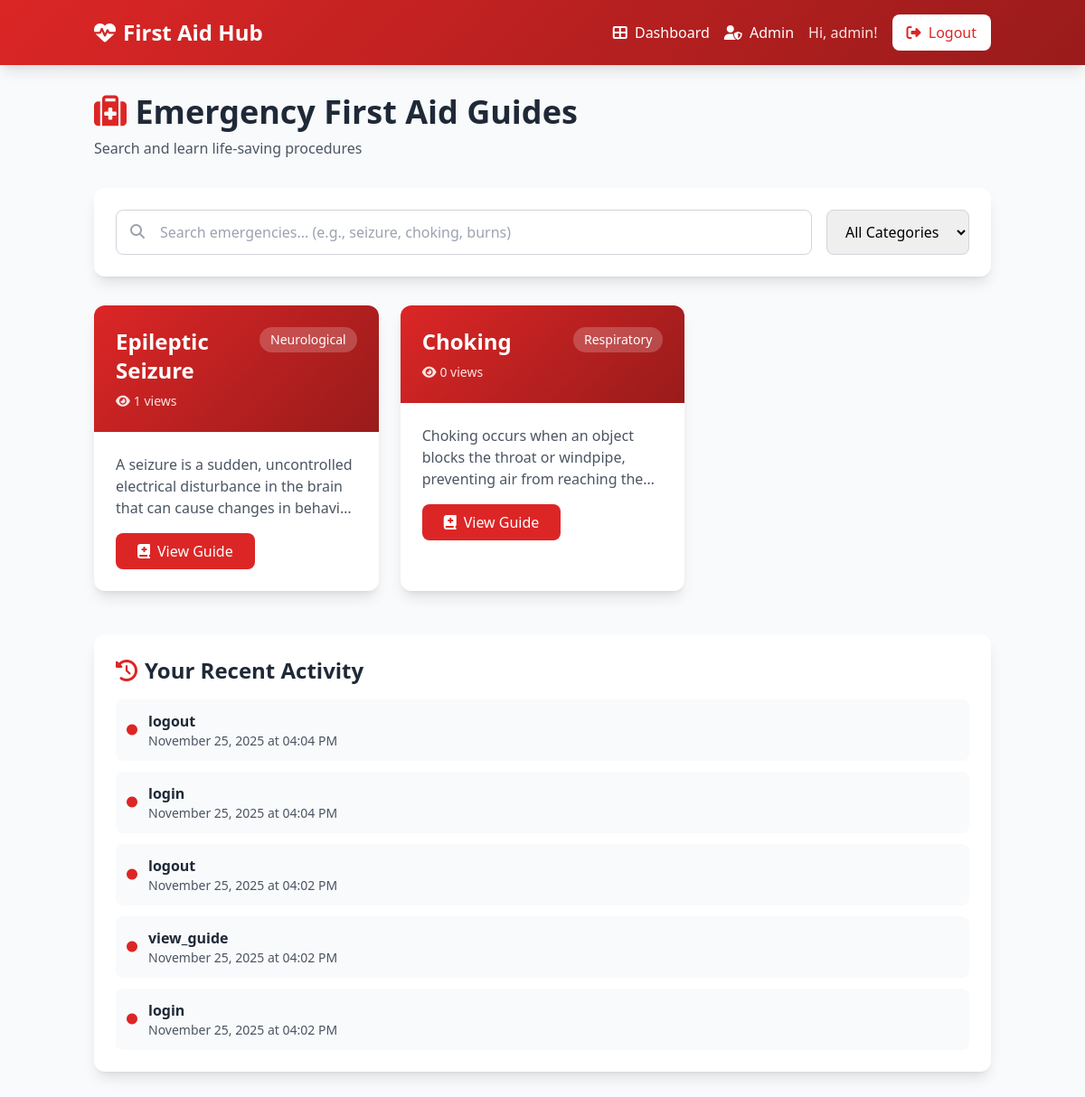
The page /dashboard (signed in) on the database as committed earlier.
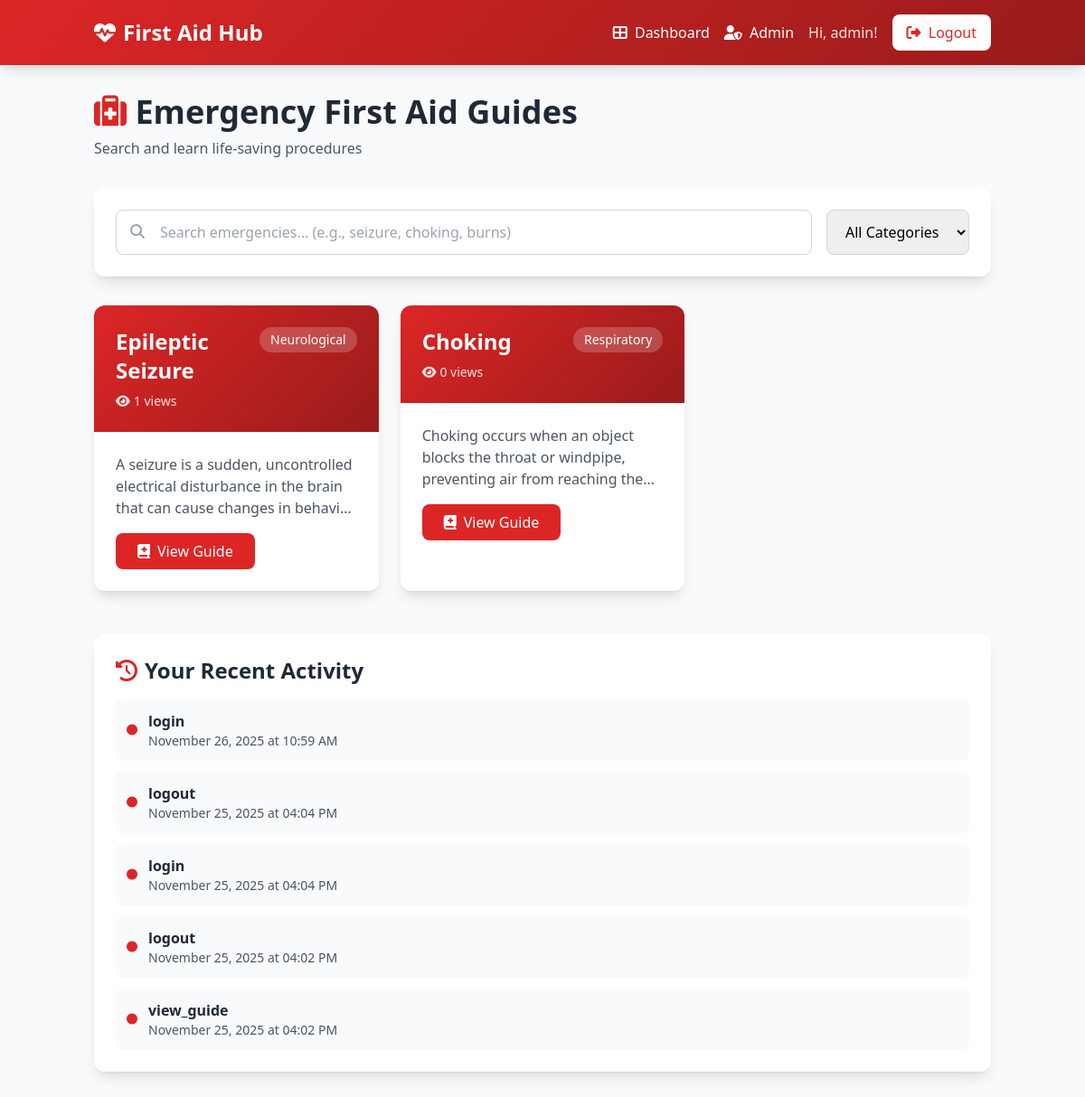
The same page on the database as committed later.
### app.py (models this page shows)
class EmergencyGuide(db.Model):
    id = db.Column(db.Integer, primary_key=True)
    title = db.Column(db.String(200), nullable=False)
    category = db.Column(db.String(100), nullable=False)
    description = db.Column(db.Text, nullable=False)
    steps = db.Column(JSONEncodedList, nullable=False)
    symptoms = db.Column(JSONEncodedList)
    warnings = db.Column(JSONEncodedList)
    tips = db.Column(JSONEncodedList)
    created_at = db.Column(db.DateTime, default=datetime.utcnow)
    views = db.Column(db.Integer, default=0)

class Activity(db.Model):
    id = db.Column(db.Integer, primary_key=True)
    user_id = db.Column(db.Integer, db.ForeignKey("user.id"), nullable=False)
    action = db.Column(db.String(200), nullable=False)
    timestamp = db.Column(db.DateTime, default=datetime.utcnow)
    details = db.Column(db.Text)

### app.py (the view)
@app.route("/dashboard")
@login_required
def dashboard():
    guides = EmergencyGuide.query.all()
    categories = [
        c[0] for c in db.session.query(EmergencyGuide.category).distinct().all()
    ]
    guides_data = []
    for g in guides:
        guides_data.append(
            {
                "id": g.id,
                "title": g.title,
                "category": g.category,
                "description": g.description,
                "views": g.views,
                "steps": safe_load_list(g.steps),
                "symptoms": safe_load_list(g.symptoms),
                "warnings": safe_load_list(g.warnings),
                "tips": safe_load_list(g.tips),
            }
        )
    recent_activities = (
        Activity.query.filter_by(user_id=session["user_id"])
        .order_by(Activity.timestamp.desc())
        .limit(5)
        .all()
    )
    return render_template(
        "dashboard.html",
        guides=guides_data,
        categories=categories,
        recent_activities=recent_activities,
    )

### app.py (called while the page is built, shortened)
def safe_load_list(json_text):
    if not json_text:
        return []
    if isinstance(json_text, list):
        return json_text

def login_required(f):
    @wraps(f)
    def decorated(*args, **kwargs):
        if "user_id" not in session:
            flash("Please login.", "warning")
            return redirect(url_for("login"))
        return f(*args, **kwargs)
    return decorated

    def process_result_value(self, value, dialect):
        if not value:
            return []
        try:
            parsed = json.loads(value)
            if isinstance(parsed, list):
                return parsed
            return [parsed]
        except Exception:
            return [value]

### templates/dashboard.html (shortened to what this page needs)
{% extends "base.html" %}
{% block content %}
<div class="container mx-auto px-4 py-8">
    <div class="mb-8 animate-fade-in-up">
        <h1 class="text-4xl font-bold text-gray-800 mb-2">
            <i class="fas fa-medkit text-red-600"></i>
            Emergency First Aid Guides
        </h1>
        <p class="text-gray-600">Search and learn life-saving procedures</p>
    </div>
    <div class="bg-white rounded-xl shadow-lg p-6 mb-8 animate-fade-in-up">
        <div class="flex flex-col md:flex-row gap-4">
            <div class="flex-1">
                <div class="relative">
                    <i class="fas fa-search absolute left-4 top-4 text-gray-400"></i>
                    <input type="text" id="searchInput"
                        placeholder="Search emergencies... (e.g., seizure, choking, burns)"
                        class="w-full pl-12 pr-4 py-3 border border-gray-300 rounded-lg focus:outline-none focus:border-red-500 transition">
                </div>
            </div>
            <select id="categoryFilter"
                class="px-4 py-3 border border-gray-300 rounded-lg focus:outline-none focus:border-red-500 transition">
                <option value="">All Categories</option>
            </select>
        </div>
    </div>
    <div id="guidesGrid" class="grid md:grid-cols-2 lg:grid-cols-3 gap-6 mb-12">
        {% for guide in guides %}
        <div class="bg-white rounded-xl shadow-lg overflow-hidden card-hover guide-card"
            data-title="{{ guide.title|lower }}"
            data-category="{{ guide.category }}"
            data-description="{{ guide.description|lower }}">
            <div class="gradient-bg text-white p-6">
                <div class="flex justify-between items-start mb-2">
                    <h3 class="text-2xl font-bold">{{ guide.title }}</h3>
                    <span class="bg-white/20 px-3 py-1 rounded-full text-sm">
                        {{ guide.category }}
                    </span>
                </div>
                <p class="text-red-100 text-sm">
                    <i class="fas fa-eye mr-1"></i>{{ guide.views }} views
                </p>
            </div>
            <div class="p-6">
                <p class="text-gray-600 mb-4 line-clamp-3">{{ guide.description }}</p>
                <a href="{{ url_for('view_guide', guide_id=guide.id) }}"
                    class="inline-block bg-red-600 text-white px-6 py-2 rounded-lg hover:bg-red-700 transition">
                    <i class="fas fa-book-medical mr-2"></i>View Guide
                </a>
            </div>
        </div>
        {% endfor %}
    </div>
    <div class="bg-white rounded-xl shadow-lg p-6 animate-slide-in-right">
        <h2 class="text-2xl font-bold text-gray-800 mb-4">
            <i class="fas fa-history text-red-600 mr-2"></i>Your Recent Activity
        </h2>
        <div class="space-y-3">
            {% for activity in recent_activities %}
            <div class="flex items-center gap-3 p-3 bg-gray-50 rounded-lg">
                <i class="fas fa-circle text-red-600 text-xs"></i>
                <div class="flex-1">
                    <p class="font-semibold text-gray-800">{{ activity.action }}</p>
                    <p class="text-sm text-gray-600">{{ activity.timestamp.strftime('%B %d, %Y at %I:%M %p') }}</p>
                </div>
            </div>
            {% else %}
            <p class="text-gray-500 text-center py-4">No recent activity</p>
            {% endfor %}
        </div>
    </div>
</div>
{% endblock %}

Rows that differ between the two databases and show on the page:
no longer on this page (row unchanged): Activity: action "login", timestamp "November 25, 2025 at 04:02 PM"
added Activity: action "login", timestamp "November 26, 2025 at 10:59 AM"
